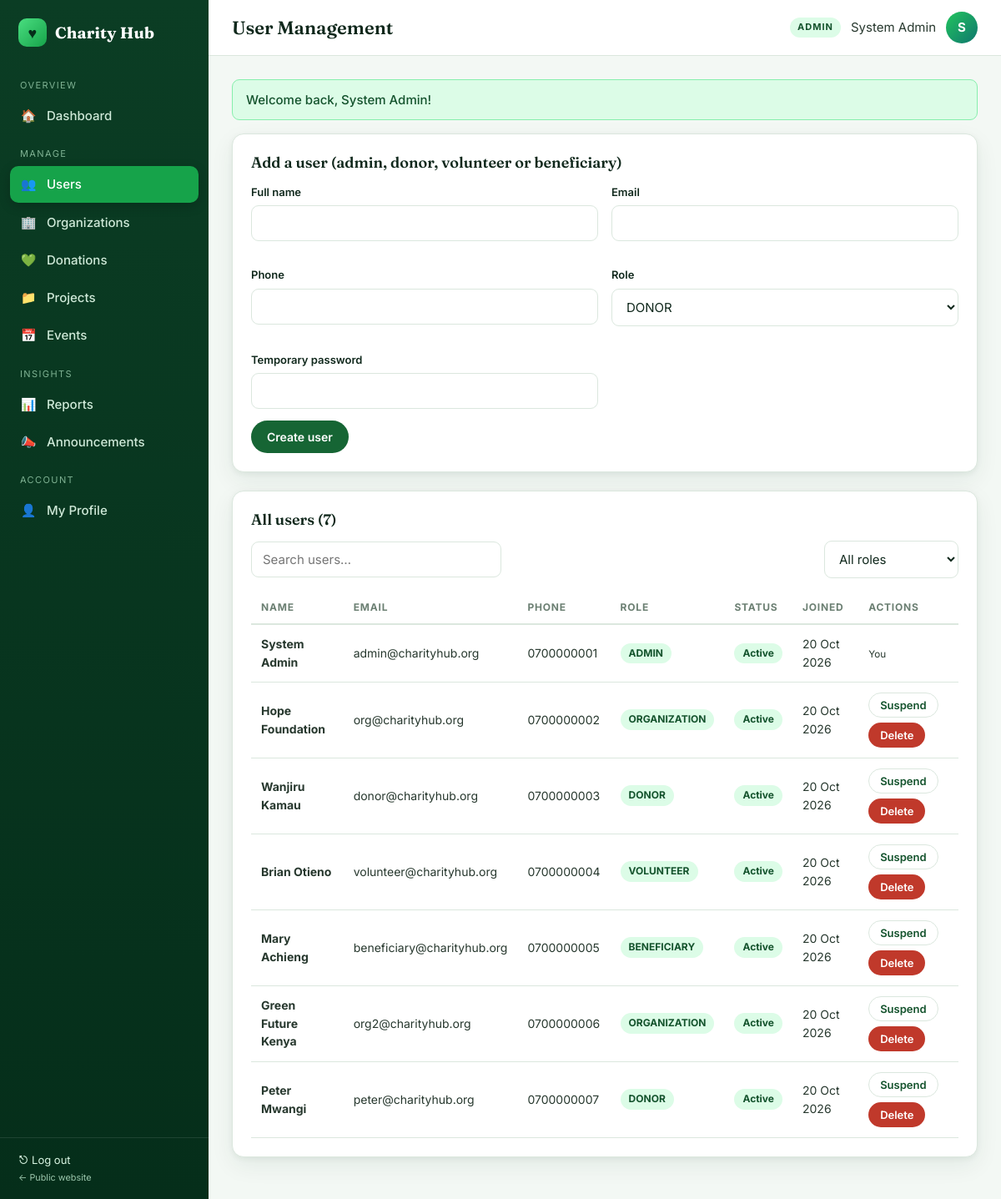
The page /admin/users.php (signed in) on the database its author committed.
### tables this page shows
CREATE TABLE users (
  user_id INT AUTO_INCREMENT PRIMARY KEY,
  name VARCHAR(150) NOT NULL,
  email VARCHAR(150) NOT NULL UNIQUE,
  password VARCHAR(255) NOT NULL,
  phone VARCHAR(20) NOT NULL,
  role ENUM('ADMIN','ORGANIZATION','DONOR','VOLUNTEER','BENEFICIARY') NOT NULL,
  status ENUM('ACTIVE','SUSPENDED') NOT NULL DEFAULT 'ACTIVE',
  created_at TIMESTAMP DEFAULT CURRENT_TIMESTAMP
);

### admin/users.php (the view, shortened to what this page needs)
<?php
require_once __DIR__ . '/../includes/bootstrap.php';
$me = current_user()['id'];
$role = $_GET['role'] ?? '';
$users = $role ? db_all("SELECT * FROM users WHERE role=? ORDER BY created_at DESC", [$role]) : db_all("SELECT * FROM users ORDER BY created_at DESC");
$pageTitle = 'User Management';
include __DIR__ . '/../includes/header.php';
?>
<div class="card"><h2>Add a user (admin, donor, volunteer or beneficiary)</h2>
<form method="post"><?= csrf_field() ?><input type="hidden" name="action" value="create"><input type="hidden" name="id" value="0">
 <div class="form-grid">
  <div class="field"><label>Full name</label><input name="name" required></div>
  <div class="field"><label>Email</label><input type="email" name="email" required></div>
  <div class="field"><label>Phone</label><input name="phone" required></div>
  <div class="field"><label>Role</label><select name="role"><option>DONOR</option><option>VOLUNTEER</option><option>BENEFICIARY</option><option>ADMIN</option></select></div>
  <div class="field"><label>Temporary password</label><input type="password" name="password" minlength="8" required></div>
 </div><button class="btn">Create user</button></form></div>
<div class="card"><h2>All users (<?= count($users) ?>)</h2>
<div class="toolbar"><input class="input" placeholder="Search users…" data-search="utbl">
  <form method="get"><select class="input" name="role" onchange="this.form.submit()"><option value="">All roles</option>
   <?php foreach (['ADMIN','ORGANIZATION','DONOR','VOLUNTEER','BENEFICIARY'] as $r): ?><option <?= $role===$r?'selected':'' ?>><?= $r ?></option><?php endforeach; ?></select></form></div>
<div class="table-wrap"><table id="utbl"><thead><tr><th>Name</th><th>Email</th><th>Phone</th><th>Role</th><th>Status</th><th>Joined</th><th>Actions</th></tr></thead><tbody>
<?php foreach ($users as $x): ?><tr><td><b><?= e($x['name']) ?></b></td><td><?= e($x['email']) ?></td><td><?= e($x['phone']) ?></td><td><span class="chip"><?= e($x['role']) ?></span></td><td><?= status_badge($x['status']) ?></td><td><?= fdate($x['created_at']) ?></td>
 <td><?php if ($x['user_id'] != $me): ?><div class="actions">
  <form method="post"><button class="btn btn-sm btn-light"><?= $x['status']==='ACTIVE'?'Suspend':'Activate' ?></button></form>
  <form method="post" data-confirm="Delete this user and all their records?"><button class="btn btn-sm btn-danger">Delete</button></form></div><?php else: ?><small>You</small><?php endif; ?></td></tr>
<?php endforeach; ?></tbody></table></div></div>
<?php include __DIR__ . '/../includes/footer.php';

### includes/header.php (shortened to what this page needs)
<?php
$pageTitle = $pageTitle ?? 'Dashboard';
$u = current_user();
$menus = [
 'ADMIN' => [
   ['Overview', null], ['Dashboard','admin/dashboard.php','🏠'],
   ['Manage', null], ['Users','admin/users.php','👥'], ['Organizations','admin/organizations.php','🏢'],
   ['Donations','admin/donations.php','💚'], ['Projects','admin/projects.php','📁'], ['Events','admin/events.php','📅'],
   ['Insights', null], ['Reports','admin/reports.php','📊'], ['Announcements','admin/announcements.php','📣'],
   ['Account', null], ['My Profile','profile.php','👤'],
 ],
 'ORGANIZATION' => [
   ['Overview', null], ['Dashboard','organization/dashboard.php','🏠'],
   ['Programs', null], ['Projects','organization/projects.php','📁'], ['Events','organization/events.php','📅'],
   ['Volunteers','organization/volunteers.php','🙋'], ['Beneficiaries','organization/beneficiaries.php','🤝'],
   ['Money', null], ['Donations Received','organization/donations.php','💚'], ['Expenses','organization/expenses.php','🧾'],
   ['Insights', null], ['Reports','organization/reports.php','📊'], ['Announcements','announcements.php','📣'],
   ['Account', null], ['My Profile','profile.php','👤'],
 ],
 'DONOR' => [
   ['Overview', null], ['Dashboard','donor/dashboard.php','🏠'],
   ['Give', null], ['Browse Projects','donor/projects.php','🔎'], ['Make a Donation','donor/donate.php','💚'],
   ['My Giving', null], ['Donation History','donor/history.php','🧾'], ['Announcements','announcements.php','📣'],
   ['Account', null], ['My Profile','profile.php','👤'],
 ],
 'VOLUNTEER' => [
   ['Overview', null], ['Dashboard','volunteer/dashboard.php','🏠'],
   ['Volunteer', null], ['Open Events','volunteer/events.php','📅'], ['My Sign-ups','volunteer/my_events.php','✅'],
   ['Announcements','announcements.php','📣'],
   ['Account', null], ['My Profile','profile.php','👤'],
 ],
 'BENEFICIARY' => [
   ['Overview', null], ['Dashboard','beneficiary/dashboard.php','🏠'],
   ['Support', null], ['Request Assistance','beneficiary/request.php','🆘'], ['My Requests','beneficiary/requests.php','📋'],
   ['Announcements','announcements.php','📣'],
   ['Account', null], ['My Profile','profile.php','👤'],
 ],
];
$items = $menus[$u['role']] ?? [];
$self = str_replace('\\','/',$_SERVER['SCRIPT_NAME']);
?><!DOCTYPE html>
<html lang="en">
<head>
<link rel="stylesheet" href="<?= asset('css/app.css') ?>">
</head>
<body>
<div class="shell">
<aside class="sidebar">
  <a class="logo" href="<?= url(dashboard_path($u['role'])) ?>" style="text-decoration:none"><span class="logo-mark">♥</span> Charity Hub</a>
  <nav>
    <?php foreach ($items as $it): ?>
      <?php if ($it[1] === null): ?><div class="nav-label"><?= e($it[0]) ?></div>
      <?php else: $active = (substr($self, -strlen($it[1])) === $it[1]) ? 'active' : ''; ?>
        <a href="<?= url($it[1]) ?>" class="<?= $active ?>"><span class="ic"><?= $it[2] ?></span><?= e($it[0]) ?></a>
      <?php endif; ?>
    <?php endforeach; ?>
  </nav>
  <div class="side-foot"><a href="<?= url('auth/logout.php') ?>" style="color:#d8f5e2">⎋ Log out</a><br><small><a href="<?= url('index.php') ?>" style="color:#9cc7ad">← Public website</a></small></div>
</aside>
<div class="main">
  <div class="topbar">
    <div style="display:flex;align-items:center;gap:12px"><button class="menu-btn" id="menuBtn" aria-label="Menu">☰</button><h1><?= e($pageTitle) ?></h1></div>
    <div class="who"><span class="role-tag"><?= e($u['role']) ?></span><span class="name"><?= e($u['name']) ?></span><div class="avatar"><?= e(strtoupper(substr($u['name'],0,1))) ?></div></div>
  </div>
  <div class="content">
  <?php foreach (get_flash() as $f): ?>
    <div class="alert alert-<?= e($f['type']) ?>"><?= e($f['msg']) ?></div>
  <?php endforeach; ?>

### includes/bootstrap.php (shortened to what this page needs)
<?php
require_once ROOT_PATH . '/config/db.php';
function e($v) { return htmlspecialchars((string)($v ?? ''), ENT_QUOTES, 'UTF-8'); }
function url($path = '') { return BASE_URL . '/' . ltrim($path, '/'); }
function asset($path) { return url('assets/' . ltrim($path, '/')); }
function fdate($d, $fmt = 'd M Y') { return $d ? date($fmt, strtotime($d)) : '—'; }
function get_flash() { $f = $_SESSION['flash'] ?? []; unset($_SESSION['flash']); return $f; }
function db_run($sql, $params = []) {
    global $conn;
    $stmt = $conn->prepare($sql);
    if (!$stmt->execute()) { error_log("SQL exec error: " . $stmt->error); $stmt->close(); return false; }
    return $stmt;
}
function db_all($sql, $params = []) {
    $s = db_run($sql, $params); if (!$s) return [];
    $r = $s->get_result(); $rows = $r ? $r->fetch_all(MYSQLI_ASSOC) : []; $s->close(); return $rows;
}
function dashboard_path($role) {
    return [
        'ADMIN' => 'admin/dashboard.php', 'ORGANIZATION' => 'organization/dashboard.php',
        'DONOR' => 'donor/dashboard.php', 'VOLUNTEER' => 'volunteer/dashboard.php',
        'BENEFICIARY' => 'beneficiary/dashboard.php',
    ][$role] ?? 'auth/login.php';
}
function current_user() { return $_SESSION['user'] ?? null; }
function status_badge($s) {
    $map = ['ACTIVE'=>'ok','VERIFIED'=>'ok','COMPLETED'=>'ok','APPROVED'=>'ok','FULFILLED'=>'ok','ONGOING'=>'info','OPEN'=>'info',
            'PENDING'=>'warn','SUBMITTED'=>'warn','PLANNED'=>'warn','SUSPENDED'=>'bad','REJECTED'=>'bad','DECLINED'=>'bad','CANCELLED'=>'bad','ON_HOLD'=>'warn','CLOSED'=>'muted'];
    $c = $map[strtoupper($s)] ?? 'muted';
    return '<span class="badge badge-' . $c . '">' . e(ucwords(strtolower(str_replace('_', ' ', $s)))) . '</span>';
}

### rows shown on the page
users: role "ADMIN", name "System Admin", name "S", email "admin@charityhub.org", phone "0700000001", status "Active", created_at "20 Oct 2026", shows "You"
users: name "Hope Foundation", email "org@charityhub.org", phone "0700000002", role "ORGANIZATION", status "Active", created_at "20 Oct 2026", shows "Suspend"
users: name "Wanjiru Kamau", email "donor@charityhub.org", phone "0700000003", role "DONOR", status "Active", created_at "20 Oct 2026", shows "Suspend"
users: name "Brian Otieno", email "volunteer@charityhub.org", phone "0700000004", role "VOLUNTEER", status "Active", created_at "20 Oct 2026", shows "Suspend"
users: name "Mary Achieng", email "beneficiary@charityhub.org", phone "0700000005", role "BENEFICIARY", status "Active", created_at "20 Oct 2026", shows "Suspend"
users: name "Green Future Kenya", email "org2@charityhub.org", phone "0700000006", role "ORGANIZATION", status "Active", created_at "20 Oct 2026", shows "Suspend"
users: name "Peter Mwangi", email "peter@charityhub.org", phone "0700000007", role "DONOR", status "Active", created_at "20 Oct 2026", shows "Suspend"

### other values the page prints
$it[0] "OVERVIEW"
$it[2] "🏠"
$it[0] "Dashboard"
$it[0] "MANAGE"
$it[2] "👥"
$it[0] "Users"
$it[2] "🏢"
$it[0] "Organizations"
$it[2] "💚"
$it[0] "Donations"
$it[2] "📁"
$it[0] "Projects"
$it[2] "📅"
$it[0] "Events"
$it[0] "INSIGHTS"
